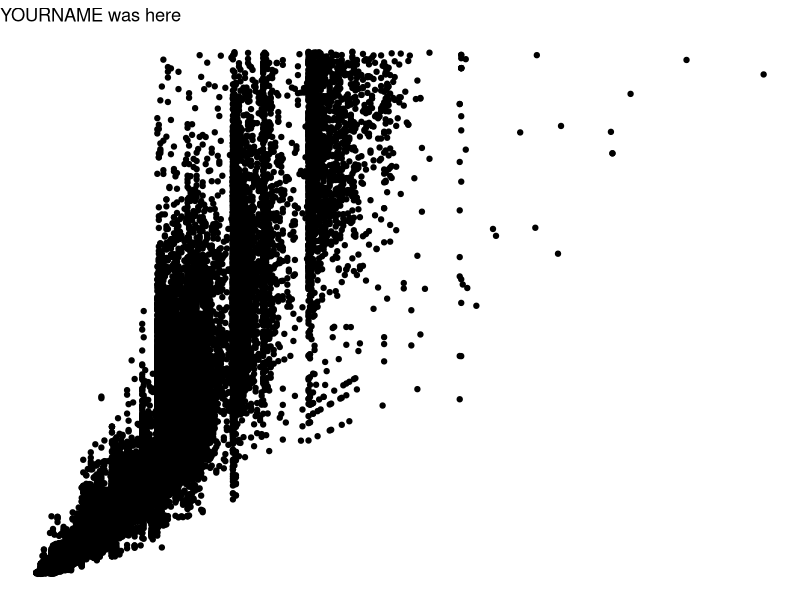
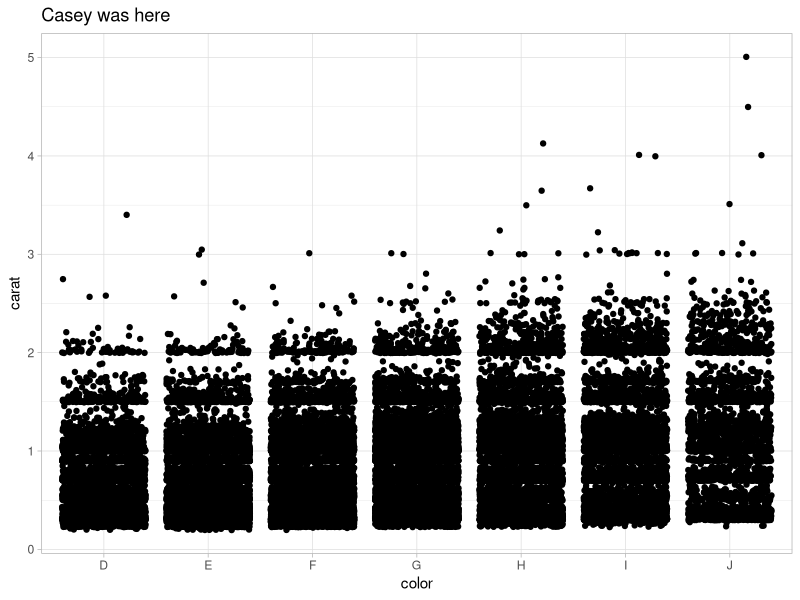
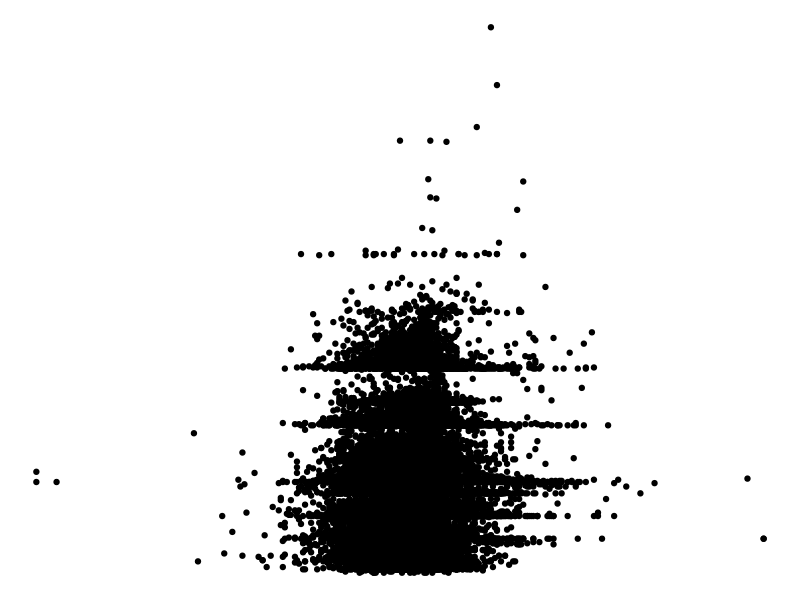

Reproduce these figures in R, in order.
## ---- chunk 1
knitr::opts_chunk$set(echo = TRUE)
library(tidyverse)
## ---- chunk 2
# Partner 1: 
# Run the code below to see the original graph
# Change the code below to make the point color change based on 'cut', and update the theme to theme_bw(). Update the title to include your first name. 

ggplot(data = diamonds, aes(x = carat, y = price)) +
  geom_point() +
  theme_void() +
  labs(title = "YOURNAME was here")
## ---- chunk 3
# Partner 2: 
# Run the code below to see the original graph
# Change the code below to make the geom a geom_jitter, and update the theme to theme_light. Update the title to include your first name. 

ggplot(data = diamonds, aes(x = color, y = carat)) +
  geom_jitter() +
  theme_light() +
  labs(title = "Casey was here")
## ---- chunk 4
ggplot(data = diamonds, aes(x = depth, y = carat)) +
  geom_point() +
  theme_void()
## ---- chunk 5

